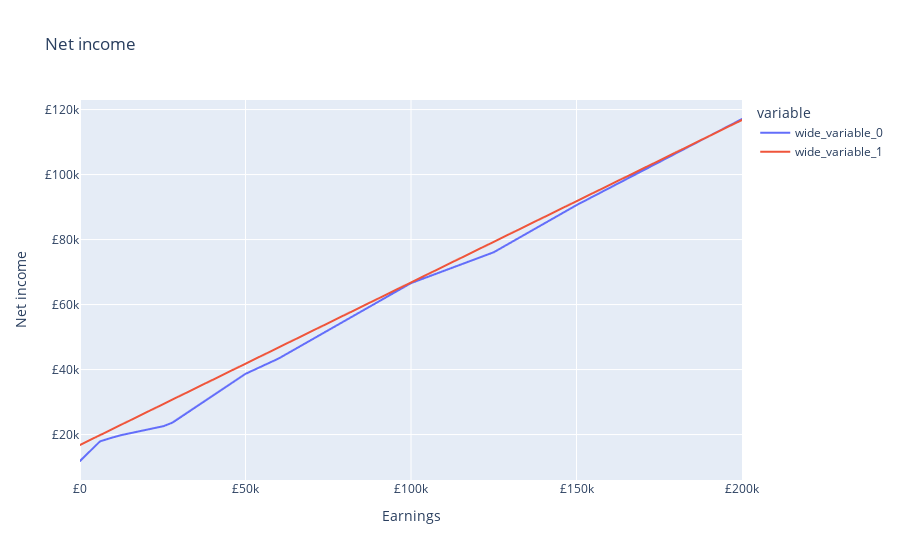

Notebook code for this chart:
### Code cell
import plotly.express as px
from openfisca_uk import IndividualSim

# define the simulation and populate it

sim = IndividualSim()
sim.add_person(name="parent1", age=30, is_benunit_head=True)
sim.add_person(name="parent2", age=30)
sim.add_person(name="child", age=10)
# Not necessary:
sim.add_benunit(
    adults=["parent1", "parent2"], children=["child"], universal_credit_reported=True
)
sim.add_household(adults=["parent1", "parent2"], children=["child"])


# replicate the simulation along the earnings dimension

sim.vary("earnings", min=0, max=200000, step=100)

simr = IndividualSim(reforms[0])
simr.add_person(name="parent1", age=30, is_benunit_head=True)
simr.add_person(name="parent2", age=30)
simr.add_person(name="child", age=10)
# Not necessary:
simr.add_benunit(
    adults=["parent1", "parent2"], children=["child"], universal_credit_reported=True
)
simr.add_household(adults=["parent1", "parent2"], children=["child"])


# replicate the simulation along the earnings dimension

simr.vary("earnings", min=0, max=200000, step=100)



# retrive the arrays of earnings and marginal tax rates

earnings = sim.calc("earnings", target="parent1")
net_income = sim.calc("household_net_income")
net_income_r = simr.calc("household_net_income")

# plot the results

fig = px.line(x=earnings, y=[net_income[0], net_income_r[0]], title="Net income")
fig.update_layout(
    yaxis_tickprefix="£",
    xaxis_tickprefix="£",
    xaxis_title="Earnings",
    yaxis_title="Net income",
)
fig.show()

### Figure 1 — Plotly figure (JSON) as saved in the notebook; plotly's stock layout.template omitted (floating-point values rounded to 4 significant figures; data arrays with more than 128 entries replaced by an {"elided": "..."} marker saying what was removed)
{"data": [{"hovertemplate": "variable=wide_variable_0<br>x=%{x}<br>value=%{y}<extra></extra>", "legendgroup": "wide_variable_0", "line": {"color": "#636efa", "dash": "solid"}, "mode": "lines", "name": "wide_variable_0", "showlegend": true, "type": "scattergl", "x": {"elided": "2000 float values"}, "xaxis": "x", "y": {"elided": "2000 float values"}, "yaxis": "y"}, {"hovertemplate": "variable=wide_variable_1<br>x=%{x}<br>value=%{y}<extra></extra>", "legendgroup": "wide_variable_1", "line": {"color": "#EF553B", "dash": "solid"}, "mode": "lines", "name": "wide_variable_1", "showlegend": true, "type": "scattergl", "x": {"elided": "2000 float values"}, "xaxis": "x", "y": {"elided": "2000 float values"}, "yaxis": "y"}], "layout": {"autosize": true, "legend": {"title": {"text": "variable"}, "tracegroupgap": 0}, "title": {"text": "Net income"}, "xaxis": {"anchor": "y", "autorange": true, "domain": [0, 1], "range": [0, 200000], "tickprefix": "£", "title": {"text": "Earnings"}, "type": "linear"}, "yaxis": {"anchor": "x", "autorange": true, "domain": [0, 1], "range": [6014.0, 122900.0], "tickprefix": "£", "title": {"text": "Net income"}, "type": "linear"}}}
